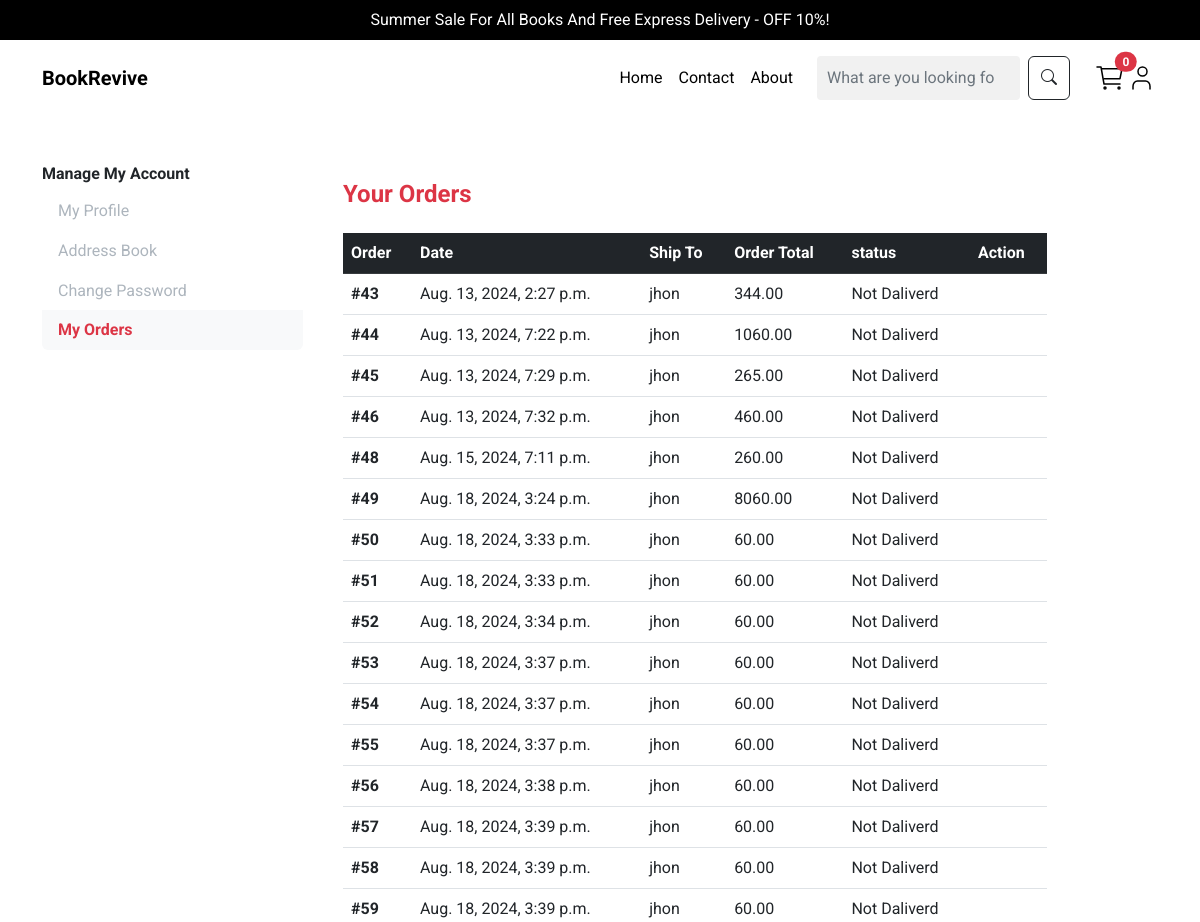
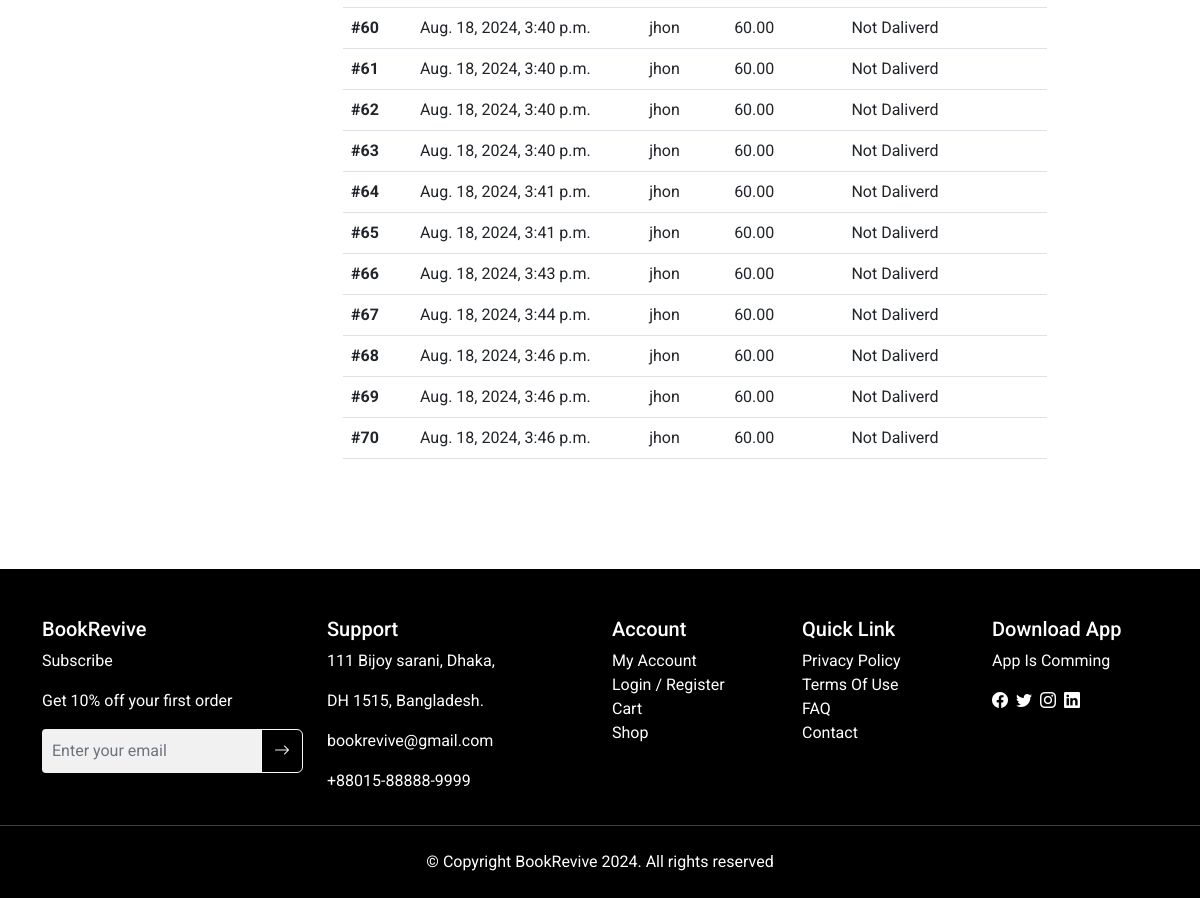
Screenshot of /orders/ (signed in) with the database file from the repository (2 pictures, top to bottom).
### payment/models.py (models this page shows, shortened)
class Order(models.Model):
    user = models.ForeignKey(User, on_delete=models.CASCADE, null=True, blank=True)
    full_name = models.CharField(max_length=250)
    phone = models.CharField(max_length=20)
    email = models.EmailField(max_length=250)
    shipping_address = models.TextField(max_length=15000)
    amount_paid = models.DecimalField(max_digits=7, decimal_places=2)
    payment_method = models.CharField(max_length=200)
    payment_status = models.CharField(max_length=200)
    date_ordered = models.DateTimeField(auto_now_add=True)
    shipped = models.BooleanField(default=False)
    date_shipped = models.DateTimeField(blank=True, null=True)

### store/views.py (the view)
# urls.py: path('orders/', views.orders, name='orders'),
def orders(request):
    if request.user.is_authenticated:
        current_user = Profile.objects.get(user__id=request.user.id)
        user_orders = Order.objects.filter(user=current_user.user)
        order_items = OrderItem.objects.filter(order__in=user_orders).select_related('product')
        return render(request, 'orders.html', {'orders': user_orders, 'order_items': order_items})
    else:
        return redirect('login')

### cart/cart.py (called while the page is built)
    def __len__(self):
        return len(self.cart)

### cart/context_processors.py (called while the page is built)
def cart(request):
    return {'cart': Cart(request)}

### store/templates/orders.html (shortened to what this page needs)
{% extends 'base.html' %}
    {% block content %}
        <section class="my-5">
            <div class="container">
                <div class="row">
                    <div class="col-md-3">
                        <div class="list-group">
                            <h6 class="fw-bold">Manage My Account</h6>
                            <a href="{% url 'update_user'%}" class="list-group-item list-group-item-action text-muted"
                                aria-current="true">
                                My Profile
                            </a>
                            <a href="{% url 'update_info'%}" class="list-group-item list-group-item-action text-muted">Address
                                Book</a>
                            <a href="{% url 'update_password'%}" class="list-group-item list-group-item-action text-muted">Change
                                Password</a>
                            <a href="{% url 'orders'%}" class="list-group-item list-group-item-action active">My Orders</a>
                        </div>
                    </div>
                    <div class="col-md-8">
                        <div class="card border-0">
                            <div class="card-body">
                                <h4 class="fw-bold text-danger mb-4">Your Orders</h4>
                                <table class="table table-hover">
                                    <thead class="table-dark">
                                        <tr>
                                            <th scope="col">Order</th>
                                            <th scope="col">Date</th>
                                            <th scope="col">Ship To</th>
                                            <th scope="col">Order Total</th>
                                            <th scope="col">status</th>
                                            <th scope="col">Action</th>
                                        </tr>
                                    </thead>
                                    <tbody>
                                        {% for order in orders %}
                                        <tr>
                                            <th scope="row"><a class="text-decoration-none text-dark" href="">#{{ order.id }}</a></th>
                                            <td>{{ order.date_ordered }}</td>
                                            <td>{{ order.full_name }}</td>
                                            <td>{{ order.amount_paid }}</td>
                                            <td>Not Daliverd</td>
                                            <td>
                                            </td>
                                        </tr>
                                        {% endfor %}
                                    </tbody>
                                </table>
                            </div>
                        </div>
                    </div>
                </div>
            </div>
        </section>
    {% endblock %}

### store/templates/base.html (shortened to what this page needs)
{% load static %}
<!DOCTYPE html>
<html lang="en">
    <head>
        <link href="https://cdn.jsdelivr.net/npm/bootstrap-icons@1.5.0/font/bootstrap-icons.css" rel="stylesheet" />
        <link href="{% static 'css/bootstrap.css' %}" rel="stylesheet" />
        <link href="{% static 'css/style.css' %}" rel="stylesheet" />
    </head>
    <body>
        {% include 'navbar.html' %}
        {% block content %}
        {% endblock %}
        {% include 'footer.html' %}
    </body>
</html>

### store/templates/navbar.html (shortened to what this page needs)
{% load static %}
<div class="bg-dark text-white text-center py-2">
    <p class="mb-0">Summer Sale For All Books And Free Express Delivery - OFF 10%!</p>
</div>
<nav class="navbar navbar-expand-lg navbar-light bg-white py-3">
    <div class="container">
        <a class="navbar-brand fw-bold" href="{% url 'home' %}">BookRevive</a>
        <div class="collapse navbar-collapse" id="navbarNav">
            <ul class="navbar-nav ms-auto">
                <li class="nav-item">
                    <a class="nav-link" href="{% url 'home' %}">Home</a>
                </li>
                <li class="nav-item">
                    <a class="nav-link" href="{% url 'contact' %}">Contact</a>
                </li>
                <li class="nav-item">
                    <a class="nav-link" href="{% url 'about' %}">About</a>
                </li>
            </ul>
            <form class="d-flex ms-3" method="POST" action="{% url 'search' %}">
                <input class="form-control me-2" type="search" placeholder="What are you looking for?" aria-label="Search" name="searched">
                <button class="btn btn-outline-dark" type="submit"><i class="bi bi-search"></i></button>
            </form>
            <div class="d-flex align-items-center ms-4">
                <a href="{% url 'cart_summary' %}" class="icon-btn position-relative"><img src="{% static 'assets/cart.svg' %}">
                    <span class="position-absolute top-0 start-100 translate-middle badge rounded-pill bg-danger" id="cart_quantity">
                    </span>
                </a>
                {% if user.is_authenticated == True %}
                <div class="dropdown">
                    <a href="#" class="icon-btn" id="userDropdown" role="button" data-bs-toggle="dropdown" aria-expanded="false">
                        <img src="{% static 'assets/user.svg' %}">
                    </a>
                </div>
                {% endif %}
            </div>
        </div>
    </div>
</nav>

### store/templates/footer.html
{% load static %}
<footer class="footer bg-dark text-white pt-5 pb-4">
    <div class="container">
        <div class="row">
            <div class="col-md-3">
                <h5>BookRevive</h5>
                <p>Subscribe</p>
                <p>Get 10% off your first order</p>
                <div class="input-group">
                    <input type="email" class="form-control" placeholder="Enter your email">
                    <button class="btn btn-outline-light" type="button">
                        <i class="bi bi-arrow-right"></i>
                    </button>
                </div>
            </div>
            <div class="col-md-3">
                <h5>Support</h5>
                <p>111 Bijoy sarani, Dhaka,</p>
                <p>DH 1515, Bangladesh.</p>
                <p>bookrevive@gmail.com</p>
                <p>+88015-88888-9999</p>
            </div>
            <div class="col-md-2">
                <h5>Account</h5>
                <ul class="list-unstyled">
                    <li><a href="{% url 'update_user' %}" class="text-white text-decoration-none">My Account</a></li>
                    <li><a href="{% url 'login' %}" class="text-white text-decoration-none">Login / Register</a></li>
                    <li><a href="{% url 'cart_summary' %}" class="text-white text-decoration-none">Cart</a></li>
                    <li><a href="{% url 'home' %}" class="text-white text-decoration-none">Shop</a></li>
                </ul>
            </div>
            <div class="col-md-2">
                <h5>Quick Link</h5>
                <ul class="list-unstyled">
                    <li><a href="#" class="text-white text-decoration-none">Privacy Policy</a></li>
                    <li><a href="#" class="text-white text-decoration-none">Terms Of Use</a></li>
                    <li><a href="#" class="text-white text-decoration-none">FAQ</a></li>
                    <li><a href="{% url 'contact' %}" class="text-white text-decoration-none">Contact</a></li>
                </ul>
            </div>
            <div class="col-md-2">
                <h5>Download App</h5>
                <p>App Is Comming</p>
                <div class="d-flex">
                    <a href="#" class="text-white me-2"><i class="bi bi-facebook"></i></a>
                    <a href="#" class="text-white me-2"><i class="bi bi-twitter"></i></a>
                    <a href="#" class="text-white me-2"><i class="bi bi-instagram"></i></a>
                    <a href="#" class="text-white"><i class="bi bi-linkedin"></i></a>
                </div>
            </div>
        </div>
    </div>
    <hr/>
    <div class="container">
        <div class="row mt-4">
            <div class="col text-center">
                <p class="mb-0">&copy; Copyright BookRevive 2024. All rights reserved</p>
            </div>
        </div>
    </div>
</footer>

### static/css/style.css (style rules this page uses)
* { outline: none !important; box-shadow: none !important; }
html, body { background-color: #ffffff; font-family: 'Roboto', sans-serif !important; }
.bg-dark { background-color: #000 !important; }
a { text-decoration: none !important; color: #000 !important; }
.sidebar .list-group-item.active, .list-group-item.active { background-color: #f8f9fa !important; color: #dc3545 !important; font-weight: bold !important; }
.form-control { background-color: #f1f1f1; border: none; border-radius: 4px; padding: 10px; }
.list-group-item { border: none; }
.text-muted { color: #adb5bd !important; }
.card { background-color: #ffffff; border-radius: 8px; box-shadow: 0px 0px 15px rgba(0, 0, 0, 0.1); }
.card { border-radius: 5px; -webkit-box-shadow: 0 1px 2.94px 0.06px rgba(4,26,55,0.16); box-shadow: 0 1px 2.94px 0.06px rgba(4,26,55,0.16); border: none; margin-bottom: 30px; -webkit-transition: all 0.3s ease-in-out; transition: all 0.3s ease-in-out; }

### rows the page displays
Order: id "43", date_ordered "Aug. 13, 2024, 2:27 p.m.", full_name "jhon", amount_paid "344.00"
Order: id "44", date_ordered "Aug. 13, 2024, 7:22 p.m.", full_name "jhon", amount_paid "1060.00"
Order: id "45", date_ordered "Aug. 13, 2024, 7:29 p.m.", full_name "jhon", amount_paid "265.00"
Order: id "46", date_ordered "Aug. 13, 2024, 7:32 p.m.", full_name "jhon", amount_paid "460.00"
Order: id "48", date_ordered "Aug. 15, 2024, 7:11 p.m.", full_name "jhon", amount_paid "260.00"
Order: id "49", date_ordered "Aug. 18, 2024, 3:24 p.m.", full_name "jhon", amount_paid "8060.00"
Order: id "50", date_ordered "Aug. 18, 2024, 3:33 p.m.", full_name "jhon", amount_paid "60.00"
Order: id "51", date_ordered "Aug. 18, 2024, 3:33 p.m.", full_name "jhon", amount_paid "60.00"
Order: id "52", date_ordered "Aug. 18, 2024, 3:34 p.m.", full_name "jhon", amount_paid "60.00"
Order: id "53", date_ordered "Aug. 18, 2024, 3:37 p.m.", full_name "jhon", amount_paid "60.00"
Order: id "54", date_ordered "Aug. 18, 2024, 3:37 p.m.", full_name "jhon", amount_paid "60.00"
Order: id "55", date_ordered "Aug. 18, 2024, 3:37 p.m.", full_name "jhon", amount_paid "60.00"
Order: id "56", date_ordered "Aug. 18, 2024, 3:38 p.m.", full_name "jhon", amount_paid "60.00"
Order: id "57", date_ordered "Aug. 18, 2024, 3:39 p.m.", full_name "jhon", amount_paid "60.00"
Order: id "58", date_ordered "Aug. 18, 2024, 3:39 p.m.", full_name "jhon", amount_paid "60.00"
Order: id "59", date_ordered "Aug. 18, 2024, 3:39 p.m.", full_name "jhon", amount_paid "60.00"
Order: id "60", date_ordered "Aug. 18, 2024, 3:40 p.m.", full_name "jhon", amount_paid "60.00"
Order: id "61", date_ordered "Aug. 18, 2024, 3:40 p.m.", full_name "jhon", amount_paid "60.00"
Order: id "62", date_ordered "Aug. 18, 2024, 3:40 p.m.", full_name "jhon", amount_paid "60.00"
Order: id "63", date_ordered "Aug. 18, 2024, 3:40 p.m.", full_name "jhon", amount_paid "60.00"
Order: id "64", date_ordered "Aug. 18, 2024, 3:41 p.m.", full_name "jhon", amount_paid "60.00"
Order: id "65", date_ordered "Aug. 18, 2024, 3:41 p.m.", full_name "jhon", amount_paid "60.00"
Order: id "66", date_ordered "Aug. 18, 2024, 3:43 p.m.", full_name "jhon", amount_paid "60.00"
Order: id "67", date_ordered "Aug. 18, 2024, 3:44 p.m.", full_name "jhon", amount_paid "60.00"
Order: id "68", date_ordered "Aug. 18, 2024, 3:46 p.m.", full_name "jhon", amount_paid "60.00"
Order: id "69", date_ordered "Aug. 18, 2024, 3:46 p.m.", full_name "jhon", amount_paid "60.00"
Order: id "70", date_ordered "Aug. 18, 2024, 3:46 p.m.", full_name "jhon", amount_paid "60.00"
